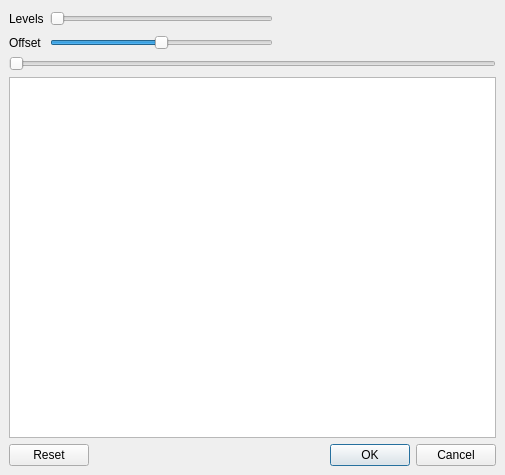
<?xml version="1.0" encoding="UTF-8"?>
<ui version="4.0">
 <class>artDynThresholdDialog</class>
 <widget class="QDialog" name="artDynThresholdDialog">
  <property name="geometry">
   <rect>
    <x>0</x>
    <y>0</y>
    <width>505</width>
    <height>475</height>
   </rect>
  </property>
  <property name="windowTitle">
   <string>Dynamic Threshold</string>
  </property>
  <layout class="QVBoxLayout" name="verticalLayout">
   <property name="spacing">
    <number>6</number>
   </property>
   <property name="leftMargin">
    <number>9</number>
   </property>
   <property name="topMargin">
    <number>9</number>
   </property>
   <property name="rightMargin">
    <number>9</number>
   </property>
   <property name="bottomMargin">
    <number>9</number>
   </property>
   <item>
    <layout class="QGridLayout" name="gridLayout">
     <property name="leftMargin">
      <number>0</number>
     </property>
     <property name="topMargin">
      <number>0</number>
     </property>
     <property name="rightMargin">
      <number>0</number>
     </property>
     <property name="bottomMargin">
      <number>0</number>
     </property>
     <item row="0" column="1">
      <widget class="ADM_SliderIndicator" name="horizontalSliderLevels">
       <property name="sizePolicy">
        <sizepolicy hsizetype="Expanding" vsizetype="Fixed">
         <horstretch>0</horstretch>
         <verstretch>0</verstretch>
        </sizepolicy>
       </property>
       <property name="minimum">
        <number>2</number>
       </property>
       <property name="maximum">
        <number>16</number>
       </property>
       <property name="pageStep">
        <number>1</number>
       </property>
       <property name="orientation">
        <enum>Qt::Horizontal</enum>
       </property>
      </widget>
     </item>
     <item row="0" column="0">
      <widget class="QLabel" name="labelLevels">
       <property name="text">
        <string>Levels</string>
       </property>
      </widget>
     </item>
     <item row="0" column="2">
      <spacer name="horizontalSpacer">
       <property name="orientation">
        <enum>Qt::Horizontal</enum>
       </property>
       <property name="sizeHint" stdset="0">
        <size>
         <width>40</width>
         <height>20</height>
        </size>
       </property>
      </spacer>
     </item>
     <item row="1" column="0">
      <widget class="QLabel" name="labelOffset">
       <property name="text">
        <string>Offset</string>
       </property>
      </widget>
     </item>
     <item row="1" column="1">
      <widget class="ADM_SliderIndicator" name="horizontalSliderOffset">
       <property name="minimum">
        <number>-100</number>
       </property>
       <property name="maximum">
        <number>100</number>
       </property>
       <property name="pageStep">
        <number>20</number>
       </property>
       <property name="orientation">
        <enum>Qt::Horizontal</enum>
       </property>
      </widget>
     </item>
    </layout>
   </item>
   <item>
    <layout class="QHBoxLayout" name="toolboxLayout"/>
   </item>
   <item>
    <widget class="ADM_flyNavSlider" name="horizontalSlider">
     <property name="orientation">
      <enum>Qt::Horizontal</enum>
     </property>
    </widget>
   </item>
   <item>
    <widget class="QGraphicsView" name="graphicsView">
     <property name="focusPolicy">
      <enum>Qt::NoFocus</enum>
     </property>
    </widget>
   </item>
   <item>
    <widget class="QDialogButtonBox" name="buttonBox">
     <property name="orientation">
      <enum>Qt::Horizontal</enum>
     </property>
     <property name="standardButtons">
      <set>QDialogButtonBox::Cancel|QDialogButtonBox::Ok|QDialogButtonBox::Reset</set>
     </property>
    </widget>
   </item>
  </layout>
 </widget>
 <customwidgets>
  <customwidget>
   <class>ADM_flyNavSlider</class>
   <extends>ADM_QSlider</extends>
   <header>ADM_toolkitQt.h</header>
  </customwidget>
  <customwidget>
   <class>ADM_QSlider</class>
   <extends>QSlider</extends>
   <header>ADM_toolkitQt.h</header>
  </customwidget>
  <customwidget>
   <class>ADM_SliderIndicator</class>
   <extends>QSlider</extends>
   <header>ADM_toolkitQt.h</header>
  </customwidget>
 </customwidgets>
 <resources/>
 <connections>
  <connection>
   <sender>buttonBox</sender>
   <signal>accepted()</signal>
   <receiver>artDynThresholdDialog</receiver>
   <slot>accept()</slot>
   <hints>
    <hint type="sourcelabel">
     <x>248</x>
     <y>254</y>
    </hint>
    <hint type="destinationlabel">
     <x>157</x>
     <y>274</y>
    </hint>
   </hints>
  </connection>
  <connection>
   <sender>buttonBox</sender>
   <signal>rejected()</signal>
   <receiver>artDynThresholdDialog</receiver>
   <slot>reject()</slot>
   <hints>
    <hint type="sourcelabel">
     <x>316</x>
     <y>260</y>
    </hint>
    <hint type="destinationlabel">
     <x>286</x>
     <y>274</y>
    </hint>
   </hints>
  </connection>
 </connections>
</ui>
